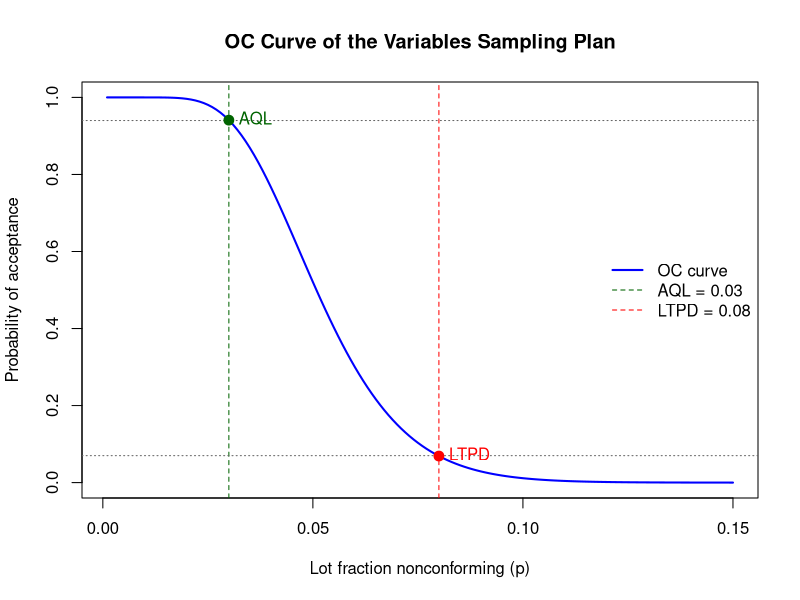
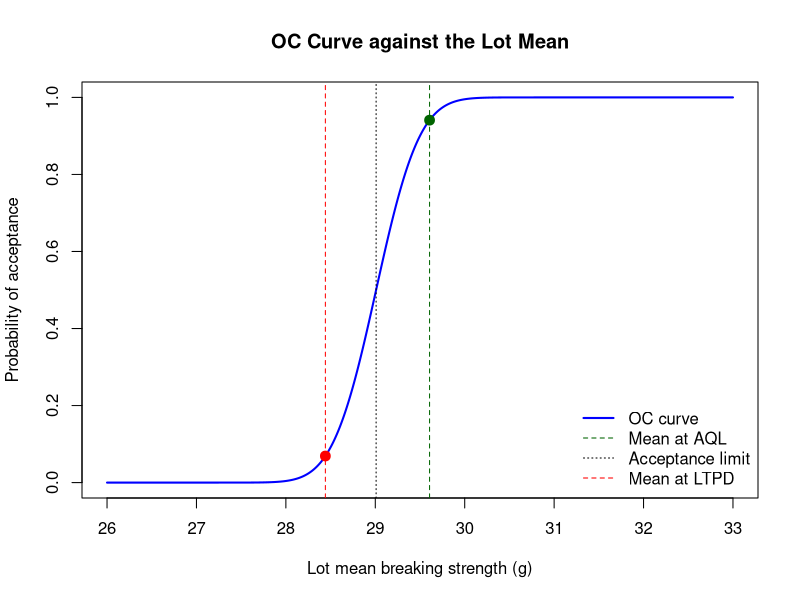

Recreate these plots in R, in order.
## ---- chunk 1
# Lower specification limit and known process standard deviation
LSL <- 25
sigma <- sqrt(6)

# AQL with producer's risk, LTPD with consumer's risk
p1 <- 0.03
alpha <- 1 - 0.94
p2 <- 0.08
beta <- 0.07

# Standard normal deviates
z_p1 <- qnorm(1 - p1)
z_p2 <- qnorm(1 - p2)
z_alpha <- qnorm(1 - alpha)
z_beta <- qnorm(1 - beta)

c(z_p1 = z_p1, z_p2 = z_p2,
  z_alpha = z_alpha, z_beta = z_beta)

# Sample size and acceptance constant
n_exact <- ((z_alpha + z_beta) /
            (z_p1 - z_p2))^2

n <- ceiling(n_exact)

k <- (z_p1 * z_beta + z_p2 * z_alpha) /
     (z_alpha + z_beta)

c(n_exact = n_exact, n = n, k = k)

# Acceptance limit and lot means
xbar_A <- LSL + k * sigma

mu1 <- LSL + z_p1 * sigma
mu2 <- LSL + z_p2 * sigma

c(sigma = sigma, xbar_A = xbar_A,
  mu_AQL = mu1, mu_LTPD = mu2)

# Probability of acceptance
Pa <- function(p) {
  pnorm(sqrt(n) * (qnorm(1 - p) - k))
}

c(Pa_AQL = Pa(p1), Pa_LTPD = Pa(p2))

# OC curve against lot fraction nonconforming
p <- seq(0.001, 0.15, by = 0.001)

plot(p, Pa(p), type = "l", lwd = 2, col = "blue",
     main = "OC Curve of the Variables Sampling Plan",
     xlab = "Lot fraction nonconforming (p)",
     ylab = "Probability of acceptance")

abline(v = c(p1, p2), lty = 2,
       col = c("darkgreen", "red"))

abline(h = c(1 - alpha, beta),
       lty = 3, col = "grey40")

points(c(p1, p2), Pa(c(p1, p2)),
       pch = 19,
       col = c("darkgreen", "red"),
       cex = 1.3)

text(p1, Pa(p1), "AQL", pos = 4,
     col = "darkgreen")

text(p2, Pa(p2), "LTPD", pos = 4,
     col = "red")

legend("right",
       legend = c("OC curve", "AQL = 0.03",
                  "LTPD = 0.08"),
       col = c("blue", "darkgreen", "red"),
       lty = c(1, 2, 2),
       lwd = c(2, 1, 1),
       bty = "n")

# OC curve against lot mean breaking strength
mu <- seq(26, 33, by = 0.01)

Pa_mu <- pnorm((mu - xbar_A) /
               (sigma / sqrt(n)))

plot(mu, Pa_mu, type = "l", lwd = 2, col = "blue",
     main = "OC Curve against the Lot Mean",
     xlab = "Lot mean breaking strength (g)",
     ylab = "Probability of acceptance")

abline(v = c(mu2, xbar_A, mu1),
       lty = c(2, 3, 2),
       col = c("red", "black", "darkgreen"))

points(c(mu1, mu2), Pa(c(p1, p2)),
       pch = 19,
       col = c("darkgreen", "red"),
       cex = 1.3)

legend("bottomright",
       legend = c("OC curve", "Mean at AQL",
                  "Acceptance limit", "Mean at LTPD"),
       col = c("blue", "darkgreen", "black", "red"),
       lty = c(1, 2, 3, 2),
       lwd = c(2, 1, 1, 1),
       bty = "n")
